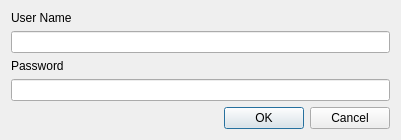
<?xml version="1.0" encoding="UTF-8"?>
<ui version="4.0">
 <class>AuthDialog</class>
 <widget class="QDialog" name="AuthDialog">
  <property name="geometry">
   <rect>
    <x>0</x>
    <y>0</y>
    <width>401</width>
    <height>133</height>
   </rect>
  </property>
  <property name="windowTitle">
   <string>Dialog</string>
  </property>
  <layout class="QGridLayout" name="gridLayout">
   <item row="0" column="0">
    <widget class="QLabel" name="label">
     <property name="text">
      <string>User Name</string>
     </property>
    </widget>
   </item>
   <item row="1" column="0">
    <widget class="QLineEdit" name="userLineEdit"/>
   </item>
   <item row="2" column="0">
    <widget class="QLabel" name="label_2">
     <property name="text">
      <string>Password</string>
     </property>
    </widget>
   </item>
   <item row="3" column="0">
    <widget class="QLineEdit" name="passwordLineEdit"/>
   </item>
   <item row="4" column="0">
    <widget class="QDialogButtonBox" name="buttonBox">
     <property name="orientation">
      <enum>Qt::Horizontal</enum>
     </property>
     <property name="standardButtons">
      <set>QDialogButtonBox::Cancel|QDialogButtonBox::Ok</set>
     </property>
    </widget>
   </item>
  </layout>
 </widget>
 <resources/>
 <connections>
  <connection>
   <sender>buttonBox</sender>
   <signal>accepted()</signal>
   <receiver>AuthDialog</receiver>
   <slot>accept()</slot>
   <hints>
    <hint type="sourcelabel">
     <x>248</x>
     <y>254</y>
    </hint>
    <hint type="destinationlabel">
     <x>157</x>
     <y>274</y>
    </hint>
   </hints>
  </connection>
  <connection>
   <sender>buttonBox</sender>
   <signal>rejected()</signal>
   <receiver>AuthDialog</receiver>
   <slot>reject()</slot>
   <hints>
    <hint type="sourcelabel">
     <x>316</x>
     <y>260</y>
    </hint>
    <hint type="destinationlabel">
     <x>286</x>
     <y>274</y>
    </hint>
   </hints>
  </connection>
 </connections>
</ui>
